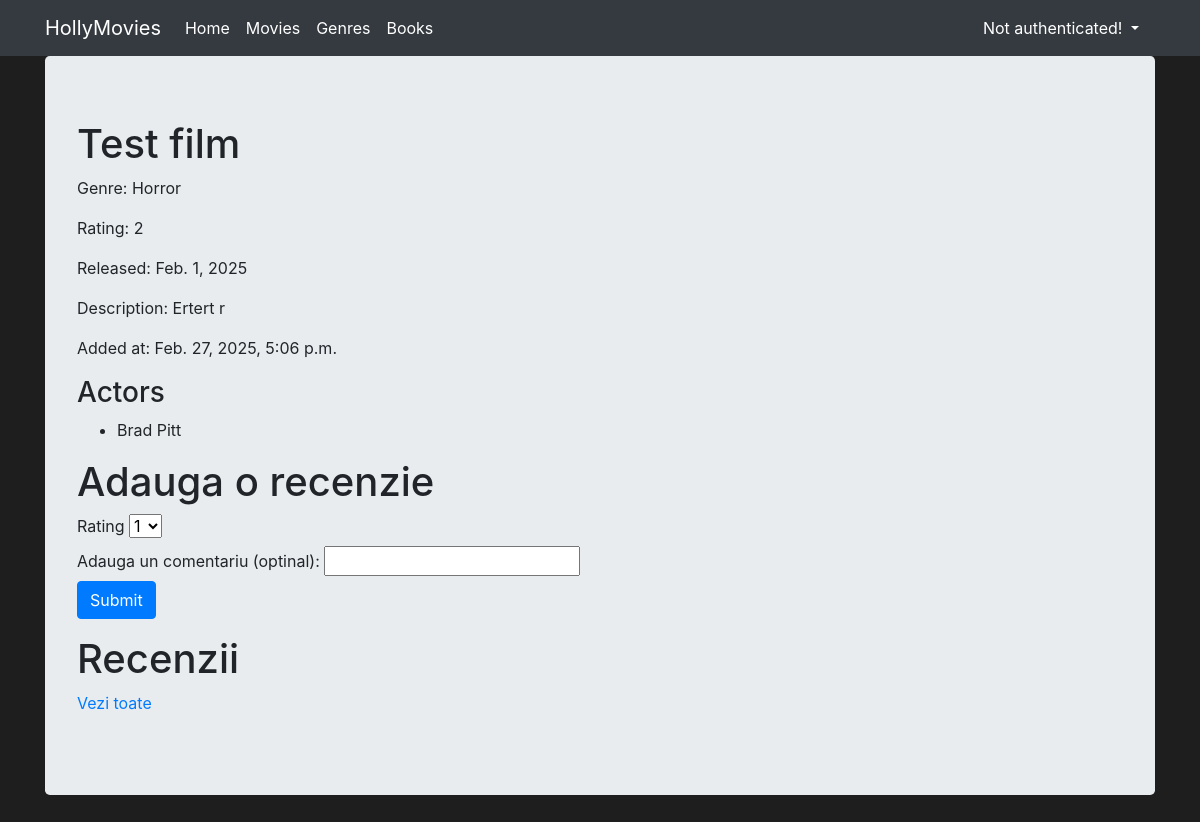
The page /movies/12 on the database as committed earlier.
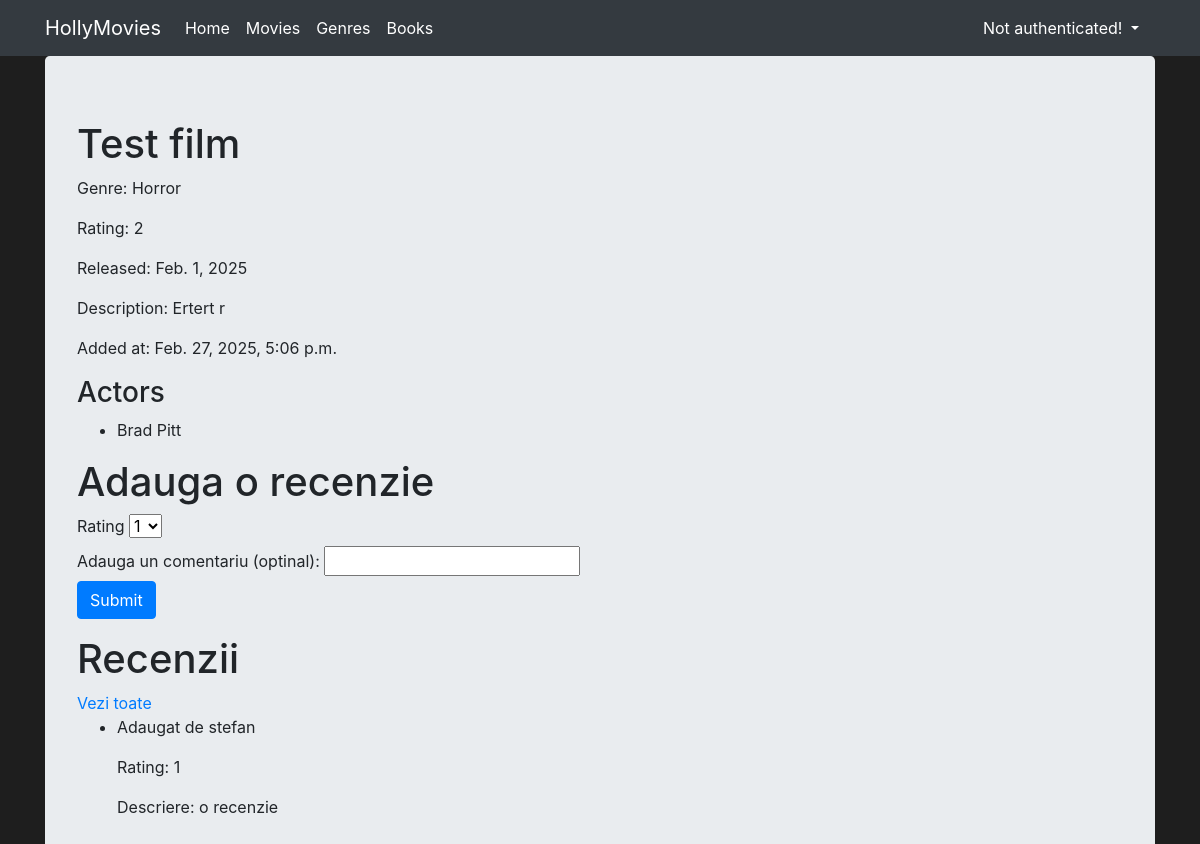
The same page on the database as committed later.
### viewer/models.py (models this page shows, shortened)
class Actor(Model):
    name = CharField(max_length=128)
    date_of_birth = DateField()
    description = TextField()

class Review(Model):
    rating = IntegerField()
    description = CharField(max_length=200, blank=True, null=True)
    movie = ForeignKey(Movie, on_delete=CASCADE)
    user = ForeignKey(User, on_delete=CASCADE)
    created = DateTimeField(auto_now_add=True)

### viewer/views.py (the view)
# urls.py: path('<pk>', movie_detail_view, name='movies_detail'),
def movie_detail_view(request, pk):
    movie = Movie.objects.get(pk=pk)
    reviews = Review.objects.filter(movie=movie)[:3]
    user_already_reviewed = False
    for review in reviews:
        if review.user == request.user:
            user_already_reviewed = True
    return render(
        request,
        'movies_detail.html',
        context={
            'object': movie,
            'reviews': reviews,
            'user_already_reviewed': user_already_reviewed
        }
    )

### viewer/templates/movies_detail.html (shortened to what this page needs)
{% extends 'base.html' %}
{% block content %}
<h1>{{ object.title }}</h1>
<p>Genre: {{ object.genre.name }}</p>
<p>Rating: {{ object.rating }}</p>
<p>Released: {{ object.released }}</p>
<p>Description: {{ object.description }}</p>
<p>Added at: {{ object.created }}</p>
<h3>Actors</h3>
<ul>
    {% for actor in object.actors.all %}
        <li>{{ actor.name }}</li>
    {% endfor %}
</ul>
{% if not user_already_reviewed %}
<div>
    <h1>Adauga o recenzie</h1>
    <form method="post" action="{% url 'add_review' object.id %}">
        <label for="rating">Rating</label>
        <select id="rating" name="rating">
            <option value="1">1</option>
        </select>
        <br>
        <label for="description">Adauga un comentariu (optinal): </label>
        <input type="text" id="description" name="description">
        <br>
        <input type="submit" class="btn btn-primary" value="Submit">
    </form>
</div>
{% endif %}
<div>
    <h1>Recenzii</h1>
    <a href="{% url 'reviews' object.pk %}">Vezi toate</a>
    <ul>
        {% for review in reviews %}
        <li>
            <p>Adaugat de {{ review.user.username }}</p>
            <p>Rating: {{ review.rating }}</p>
            <p>Descriere: {{ review.description }}</p>
        </li>
        {% endfor %}
    </ul>
</div>
{% endblock %}

Rows that differ between the two databases and show on the page:
added Review: user.username "stefan", rating "1", description "o recenzie"
